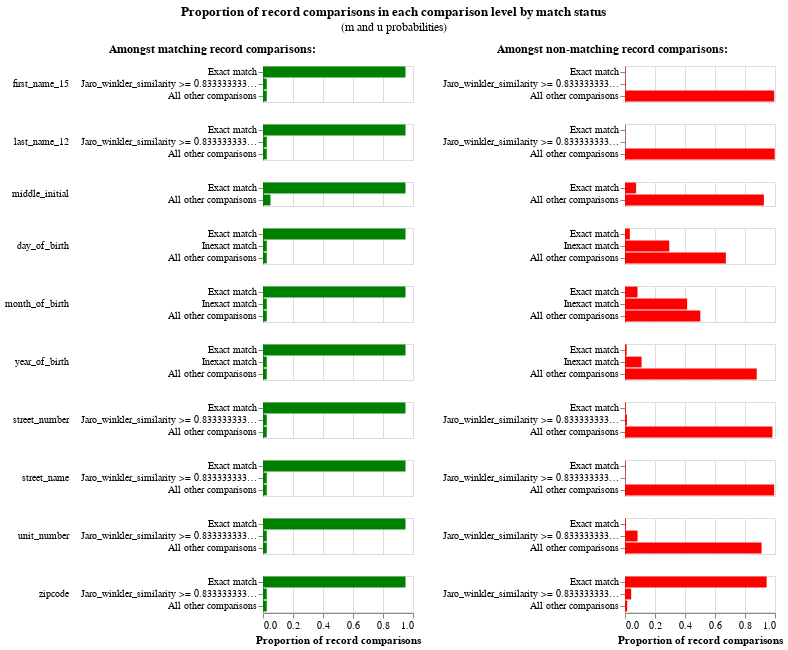

Notebook cell for this chart:
### Code cell
# Ignore the green bars on the left, these are the m probabilities that haven't been estimated yet
linker.m_u_parameters_chart()

### Figure 1 — Vega-Lite specification as saved in the notebook (floating-point values rounded to 4 significant figures)
{"config": {"view": {"continuousWidth": 300, "continuousHeight": 300, "discreteHeight": 300, "discreteWidth": 400}, "header": {"title": null}, "title": {"anchor": "middle", "offset": 10}}, "hconcat": [{"mark": "bar", "encoding": {"color": {"value": "green"}, "row": {"field": "comparison_name", "header": {"labelAlign": "left", "labelAnchor": "middle", "labelAngle": 0}, "sort": {"field": "comparison_sort_order"}, "type": "nominal"}, "tooltip": [{"field": "m_probability_description", "title": "m probability description", "type": "nominal"}, {"field": "comparison_name", "title": "Comparison column name", "type": "nominal"}, {"field": "label_for_charts", "title": "Label", "type": "ordinal"}, {"field": "sql_condition", "title": "SQL condition", "type": "nominal"}, {"field": "m_probability", "format": ".4p", "title": "m probability", "type": "quantitative"}, {"field": "u_probability", "format": ".4p", "title": "u probability", "type": "quantitative"}, {"field": "bayes_factor", "format": ",.4f", "title": "Bayes factor = m/u", "type": "quantitative"}, {"field": "log2_bayes_factor", "format": ",.4f", "title": "Match weight = log2(m/u)", "type": "quantitative"}], "x": {"axis": {"title": "Proportion of record comparisons"}, "field": "m_probability", "type": "quantitative"}, "y": {"axis": {"title": null}, "field": "label_for_charts", "sort": {"field": "comparison_vector_value", "order": "descending"}, "type": "nominal"}}, "height": {"step": 12}, "resolve": {"scale": {"y": "independent"}}, "title": {"text": "Amongst matching record comparisons:", "fontSize": 12, "fontWeight": "bold"}, "transform": [{"filter": "(datum.bayes_factor != 'no-op filter due to vega lite issue 4680')"}], "width": 150}, {"mark": "bar", "encoding": {"color": {"value": "red"}, "row": {"field": "comparison_name", "header": {"labels": false}, "sort": {"field": "comparison_sort_order"}, "type": "nominal"}, "tooltip": [{"field": "u_probability_description", "title": "u probability description", "type": "nominal"}, {"field": "comparison_name", "title": "Comparison column name", "type": "nominal"}, {"field": "label_for_charts", "title": "Label", "type": "ordinal"}, {"field": "sql_condition", "title": "SQL condition", "type": "nominal"}, {"field": "m_probability", "format": ".4p", "title": "m probability", "type": "quantitative"}, {"field": "u_probability", "format": ".4p", "title": "u probability", "type": "quantitative"}, {"field": "bayes_factor", "format": ",.4f", "title": "Bayes factor = m/u", "type": "quantitative"}, {"field": "log2_bayes_factor", "format": ",.4f", "title": "Match weight = log2(m/u)", "type": "quantitative"}], "x": {"axis": {"title": "Proportion of record comparisons"}, "field": "u_probability", "type": "quantitative"}, "y": {"axis": {"title": null}, "field": "label_for_charts", "sort": {"field": "comparison_vector_value", "order": "descending"}, "type": "nominal"}}, "height": {"step": 12}, "resolve": {"scale": {"y": "independent"}}, "title": {"text": "Amongst non-matching record comparisons:", "fontSize": 12, "fontWeight": "bold"}, "transform": [{"filter": "(datum.bayes_factor != 'no-op filter2 due to vega lite issue 4680')"}], "width": 150}], "data": {"name": "data-d90135ed71d1a40bd24690d704bee9b6"}, "title": {"text": "Proportion of record comparisons in each comparison level by match status", "subtitle": "(m and u probabilities)"}, "$schema": "https://vega.github.io/schema/vega-lite/v5.9.3.json", "datasets": {"data-d90135ed71d1a40bd24690d704bee9b6": [{"comparison_name": "first_name_15", "sql_condition": "\"first_name_15_l\" = \"first_name_15_r\"", "label_for_charts": "Exact match", "m_probability": 0.95, "u_probability": 0.001979, "m_probability_description": "Amongst matching record comparisons, 95.00% of records are in the exact match comparison level", "u_probability_description": "Amongst non-matching record comparisons, 0.20% of records are in the exact match comparison level", "has_tf_adjustments": false, "tf_adjustment_column": null, "tf_adjustment_weight": 1.0, "is_null_level": false, "bayes_factor": 480.0, "log2_bayes_factor": 8.907, "comparison_vector_value": 2, "max_comparison_vector_value": 2, "bayes_factor_description": "If comparison level is `exact match` then comparison is 479.96 times more likely to be a match", "probability_two_random_records_match": 1.423e-05, "comparison_sort_order": 0}, {"comparison_name": "first_name_15", "sql_condition": "jaro_winkler_similarity(\"first_name_15_l\", \"first_name_15_r\") >= 0.8333333333333334", "label_for_charts": "Jaro_winkler_similarity >= 0.8333333333333334", "m_probability": 0.025, "u_probability": 0.003417, "m_probability_description": "Amongst matching record comparisons, 2.50% of records are in the jaro_winkler_similarity >= 0.8333333333333334 comparison level", "u_probability_description": "Amongst non-matching record comparisons, 0.34% of records are in the jaro_winkler_similarity >= 0.8333333333333334 comparison level", "has_tf_adjustments": false, "tf_adjustment_column": null, "tf_adjustment_weight": 1.0, "is_null_level": false, "bayes_factor": 7.316, "log2_bayes_factor": 2.871, "comparison_vector_value": 1, "max_comparison_vector_value": 2, "bayes_factor_description": "If comparison level is `jaro_winkler_similarity >= 0.8333333333333334` then comparison is 7.32 times more likely to be a match", "probability_two_random_records_match": 1.423e-05, "comparison_sort_order": 0}, {"comparison_name": "first_name_15", "sql_condition": "ELSE", "label_for_charts": "All other comparisons", "m_probability": 0.025, "u_probability": 0.9946, "m_probability_description": "Amongst matching record comparisons, 2.50% of records are in the all other comparisons comparison level", "u_probability_description": "Amongst non-matching record comparisons, 99.46% of records are in the all other comparisons comparison level", "has_tf_adjustments": false, "tf_adjustment_column": null, "tf_adjustment_weight": 1.0, "is_null_level": false, "bayes_factor": 0.02514, "log2_bayes_factor": -5.314, "comparison_vector_value": 0, "max_comparison_vector_value": 2, "bayes_factor_description": "If comparison level is `all other comparisons` then comparison is  39.78 times less likely to be a match", "probability_two_random_records_match": 1.423e-05, "comparison_sort_order": 0}, {"comparison_name": "last_name_12", "sql_condition": "\"last_name_12_l\" = \"last_name_12_r\"", "label_for_charts": "Exact match", "m_probability": 0.95, "u_probability": 0.0007093, "m_probability_description": "Amongst matching record comparisons, 95.00% of records are in the exact match comparison level", "u_probability_description": "Amongst non-matching record comparisons, 0.07% of records are in the exact match comparison level", "has_tf_adjustments": false, "tf_adjustment_column": null, "tf_adjustment_weight": 1.0, "is_null_level": false, "bayes_factor": 1339.0, "log2_bayes_factor": 10.39, "comparison_vector_value": 2, "max_comparison_vector_value": 2, "bayes_factor_description": "If comparison level is `exact match` then comparison is 1,339.30 times more likely to be a match", "probability_two_random_records_match": 1.423e-05, "comparison_sort_order": 1}, {"comparison_name": "last_name_12", "sql_condition": "jaro_winkler_similarity(\"last_name_12_l\", \"last_name_12_r\") >= 0.8333333333333334", "label_for_charts": "Jaro_winkler_similarity >= 0.8333333333333334", "m_probability": 0.025, "u_probability": 0.00133, "m_probability_description": "Amongst matching record comparisons, 2.50% of records are in the jaro_winkler_similarity >= 0.8333333333333334 comparison level", "u_probability_description": "Amongst non-matching record comparisons, 0.13% of records are in the jaro_winkler_similarity >= 0.8333333333333334 comparison level", "has_tf_adjustments": false, "tf_adjustment_column": null, "tf_adjustment_weight": 1.0, "is_null_level": false, "bayes_factor": 18.8, "log2_bayes_factor": 4.232, "comparison_vector_value": 1, "max_comparison_vector_value": 2, "bayes_factor_description": "If comparison level is `jaro_winkler_similarity >= 0.8333333333333334` then comparison is 18.80 times more likely to be a match", "probability_two_random_records_match": 1.423e-05, "comparison_sort_order": 1}, {"comparison_name": "last_name_12", "sql_condition": "ELSE", "label_for_charts": "All other comparisons", "m_probability": 0.025, "u_probability": 0.998, "m_probability_description": "Amongst matching record comparisons, 2.50% of records are in the all other comparisons comparison level", "u_probability_description": "Amongst non-matching record comparisons, 99.80% of records are in the all other comparisons comparison level", "has_tf_adjustments": false, "tf_adjustment_column": null, "tf_adjustment_weight": 1.0, "is_null_level": false, "bayes_factor": 0.02505, "log2_bayes_factor": -5.319, "comparison_vector_value": 0, "max_comparison_vector_value": 2, "bayes_factor_description": "If comparison level is `all other comparisons` then comparison is  39.92 times less likely to be a match", "probability_two_random_records_match": 1.423e-05, "comparison_sort_order": 1}, {"comparison_name": "middle_initial", "sql_condition": "\"middle_initial_l\" = \"middle_initial_r\"", "label_for_charts": "Exact match", "m_probability": 0.95, "u_probability": 0.07411, "m_probability_description": "Amongst matching record comparisons, 95.00% of records are in the exact match comparison level", "u_probability_description": "Amongst non-matching record comparisons, 7.41% of records are in the exact match comparison level", "has_tf_adjustments": false, "tf_adjustment_column": null, "tf_adjustment_weight": 1.0, "is_null_level": false, "bayes_factor": 12.82, "log2_bayes_factor": 3.68, "comparison_vector_value": 1, "max_comparison_vector_value": 1, "bayes_factor_description": "If comparison level is `exact match` then comparison is 12.82 times more likely to be a match", "probability_two_random_records_match": 1.423e-05, "comparison_sort_order": 2}, {"comparison_name": "middle_initial", "sql_condition": "ELSE", "label_for_charts": "All other comparisons", "m_probability": 0.05, "u_probability": 0.9259, "m_probability_description": "Amongst matching record comparisons, 5.00% of records are in the all other comparisons comparison level", "u_probability_description": "Amongst non-matching record comparisons, 92.59% of records are in the all other comparisons comparison level", "has_tf_adjustments": false, "tf_adjustment_column": null, "tf_adjustment_weight": 1.0, "is_null_level": false, "bayes_factor": 0.054, "log2_bayes_factor": -4.211, "comparison_vector_value": 0, "max_comparison_vector_value": 1, "bayes_factor_description": "If comparison level is `all other comparisons` then comparison is  18.52 times less likely to be a match", "probability_two_random_records_match": 1.423e-05, "comparison_sort_order": 2}, {"comparison_name": "day_of_birth", "sql_condition": "\"day_of_birth_l\" = \"day_of_birth_r\"", "label_for_charts": "Exact match", "m_probability": 0.95, "u_probability": 0.03243, "m_probability_description": "Amongst matching record comparisons, 95.00% of records are in the exact match comparison level", "u_probability_description": "Amongst non-matching record comparisons, 3.24% of records are in the exact match comparison level", "has_tf_adjustments": false, "tf_adjustment_column": null, "tf_adjustment_weight": 1.0, "is_null_level": false, "bayes_factor": 29.29, "log2_bayes_factor": 4.873, "comparison_vector_value": 2, "max_comparison_vector_value": 2, "bayes_factor_description": "If comparison level is `exact match` then comparison is 29.29 times more likely to be a match", "probability_two_random_records_match": 1.423e-05, "comparison_sort_order": 3}, {"comparison_name": "day_of_birth", "sql_condition": "abs(day_of_birth_l - day_of_birth_r) <= 5", "label_for_charts": "Inexact match", "m_probability": 0.025, "u_probability": 0.2952, "m_probability_description": "Amongst matching record comparisons, 2.50% of records are in the inexact match comparison level", "u_probability_description": "Amongst non-matching record comparisons, 29.52% of records are in the inexact match comparison level", "has_tf_adjustments": false, "tf_adjustment_column": null, "tf_adjustment_weight": 1.0, "is_null_level": false, "bayes_factor": 0.0847, "log2_bayes_factor": -3.562, "comparison_vector_value": 1, "max_comparison_vector_value": 2, "bayes_factor_description": "If comparison level is `inexact match` then comparison is  11.81 times less likely to be a match", "probability_two_random_records_match": 1.423e-05, "comparison_sort_order": 3}, {"comparison_name": "day_of_birth", "sql_condition": "ELSE", "label_for_charts": "All other comparisons", "m_probability": 0.025, "u_probability": 0.6724, "m_probability_description": "Amongst matching record comparisons, 2.50% of records are in the all other comparisons comparison level", "u_probability_description": "Amongst non-matching record comparisons, 67.24% of records are in the all other comparisons comparison level", "has_tf_adjustments": false, "tf_adjustment_column": null, "tf_adjustment_weight": 1.0, "is_null_level": false, "bayes_factor": 0.03718, "log2_bayes_factor": -4.749, "comparison_vector_value": 0, "max_comparison_vector_value": 2, "bayes_factor_description": "If comparison level is `all other comparisons` then comparison is  26.90 times less likely to be a match", "probability_two_random_records_match": 1.423e-05, "comparison_sort_order": 3}, {"comparison_name": "month_of_birth", "sql_condition": "\"month_of_birth_l\" = \"month_of_birth_r\"", "label_for_charts": "Exact match", "m_probability": 0.95, "u_probability": 0.08355, "m_probability_description": "Amongst matching record comparisons, 95.00% of records are in the exact match comparison level", "u_probability_description": "Amongst non-matching record comparisons, 8.36% of records are in the exact match comparison level", "has_tf_adjustments": false, "tf_adjustment_column": null, "tf_adjustment_weight": 1.0, "is_null_level": false, "bayes_factor": 11.37, "log2_bayes_factor": 3.507, "comparison_vector_value": 2, "max_comparison_vector_value": 2, "bayes_factor_description": "If comparison level is `exact match` then comparison is 11.37 times more likely to be a match", "probability_two_random_records_match": 1.423e-05, "comparison_sort_order": 4}, {"comparison_name": "month_of_birth", "sql_condition": "abs(month_of_birth_l - month_of_birth_r) <= 3", "label_for_charts": "Inexact match", "m_probability": 0.025, "u_probability": 0.4143, "m_probability_description": "Amongst matching record comparisons, 2.50% of records are in the inexact match comparison level", "u_probability_description": "Amongst non-matching record comparisons, 41.43% of records are in the inexact match comparison level", "has_tf_adjustments": false, "tf_adjustment_column": null, "tf_adjustment_weight": 1.0, "is_null_level": false, "bayes_factor": 0.06034, "log2_bayes_factor": -4.051, "comparison_vector_value": 1, "max_comparison_vector_value": 2, "bayes_factor_description": "If comparison level is `inexact match` then comparison is  16.57 times less likely to be a match", "probability_two_random_records_match": 1.423e-05, "comparison_sort_order": 4}, {"comparison_name": "month_of_birth", "sql_condition": "ELSE", "label_for_charts": "All other comparisons", "m_probability": 0.025, "u_probability": 0.5021, "m_probability_description": "Amongst matching record comparisons, 2.50% of records are in the all other comparisons comparison level", "u_probability_description": "Amongst non-matching record comparisons, 50.21% of records are in the all other comparisons comparison level", "has_tf_adjustments": false, "tf_adjustment_column": null, "tf_adjustment_weight": 1.0, "is_null_level": false, "bayes_factor": 0.04979, "log2_bayes_factor": -4.328, "comparison_vector_value": 0, "max_comparison_vector_value": 2, "bayes_factor_description": "If comparison level is `all other comparisons` then comparison is  20.09 times less likely to be a match", "probability_two_random_records_match": 1.423e-05, "comparison_sort_order": 4}, {"comparison_name": "year_of_birth", "sql_condition": "\"year_of_birth_l\" = \"year_of_birth_r\"", "label_for_charts": "Exact match", "m_probability": 0.95, "u_probability": 0.01113, "m_probability_description": "Amongst matching record comparisons, 95.00% of records are in the exact match comparison level", "u_probability_description": "Amongst non-matching record comparisons, 1.11% of records are in the exact match comparison level", "has_tf_adjustments": false, "tf_adjustment_column": null, "tf_adjustment_weight": 1.0, "is_null_level": false, "bayes_factor": 85.39, "log2_bayes_factor": 6.416, "comparison_vector_value": 2, "max_comparison_vector_value": 2, "bayes_factor_description": "If comparison level is `exact match` then comparison is 85.39 times more likely to be a match", "probability_two_random_records_match": 1.423e-05, "comparison_sort_order": 5}, {"comparison_name": "year_of_birth", "sql_condition": "abs(year_of_birth_l - year_of_birth_r) <= 5", "label_for_charts": "Inexact match", "m_probability": 0.025, "u_probability": 0.1105, "m_probability_description": "Amongst matching record comparisons, 2.50% of records are in the inexact match comparison level", "u_probability_description": "Amongst non-matching record comparisons, 11.05% of records are in the inexact match comparison level", "has_tf_adjustments": false, "tf_adjustment_column": null, "tf_adjustment_weight": 1.0, "is_null_level": false, "bayes_factor": 0.2262, "log2_bayes_factor": -2.145, "comparison_vector_value": 1, "max_comparison_vector_value": 2, "bayes_factor_description": "If comparison level is `inexact match` then comparison is  4.42 times less likely to be a match", "probability_two_random_records_match": 1.423e-05, "comparison_sort_order": 5}, {"comparison_name": "year_of_birth", "sql_condition": "ELSE", "label_for_charts": "All other comparisons", "m_probability": 0.025, "u_probability": 0.8783, "m_probability_description": "Amongst matching record comparisons, 2.50% of records are in the all other comparisons comparison level", "u_probability_description": "Amongst non-matching record comparisons, 87.83% of records are in the all other comparisons comparison level", "has_tf_adjustments": false, "tf_adjustment_column": null, "tf_adjustment_weight": 1.0, "is_null_level": false, "bayes_factor": 0.02846, "log2_bayes_factor": -5.135, "comparison_vector_value": 0, "max_comparison_vector_value": 2, "bayes_factor_description": "If comparison level is `all other comparisons` then comparison is  35.13 times less likely to be a match", "probability_two_random_records_match": 1.423e-05, "comparison_sort_order": 5}, {"comparison_name": "street_number", "sql_condition": "\"street_number_l\" = \"street_number_r\"", "label_for_charts": "Exact match", "m_probability": 0.95, "u_probability": 0.004644, "m_probability_description": "Amongst matching record comparisons, 95.00% of records are in the exact match comparison level", "u_probability_description": "Amongst non-matching record comparisons, 0.46% of records are in the exact match comparison level", "has_tf_adjustments": false, "tf_adjustment_column": null, "tf_adjustment_weight": 1.0, "is_null_level": false, "bayes_factor": 204.6, "log2_bayes_factor": 7.676, "comparison_vector_value": 2, "max_comparison_vector_value": 2, "bayes_factor_description": "If comparison level is `exact match` then comparison is 204.58 times more likely to be a match", "probability_two_random_records_match": 1.423e-05, "comparison_sort_order": 6}, {"comparison_name": "street_number", "sql_condition": "jaro_winkler_similarity(\"street_number_l\", \"street_number_r\") >= 0.8333333333333334", "label_for_charts": "Jaro_winkler_similarity >= 0.8333333333333334", "m_probability": 0.025, "u_probability": 0.01271, "m_probability_description": "Amongst matching record comparisons, 2.50% of records are in the jaro_winkler_similarity >= 0.8333333333333334 comparison level", "u_probability_description": "Amongst non-matching record comparisons, 1.27% of records are in the jaro_winkler_similarity >= 0.8333333333333334 comparison level", "has_tf_adjustments": false, "tf_adjustment_column": null, "tf_adjustment_weight": 1.0, "is_null_level": false, "bayes_factor": 1.967, "log2_bayes_factor": 0.9761, "comparison_vector_value": 1, "max_comparison_vector_value": 2, "bayes_factor_description": "If comparison level is `jaro_winkler_similarity >= 0.8333333333333334` then comparison is 1.97 times more likely to be a match", "probability_two_random_records_match": 1.423e-05, "comparison_sort_order": 6}, {"comparison_name": "street_number", "sql_condition": "ELSE", "label_for_charts": "All other comparisons", "m_probability": 0.025, "u_probability": 0.9826, "m_probability_description": "Amongst matching record comparisons, 2.50% of records are in the all other comparisons comparison level", "u_probability_description": "Amongst non-matching record comparisons, 98.26% of records are in the all other comparisons comparison level", "has_tf_adjustments": false, "tf_adjustment_column": null, "tf_adjustment_weight": 1.0, "is_null_level": false, "bayes_factor": 0.02544, "log2_bayes_factor": -5.297, "comparison_vector_value": 0, "max_comparison_vector_value": 2, "bayes_factor_description": "If comparison level is `all other comparisons` then comparison is  39.31 times less likely to be a match", "probability_two_random_records_match": 1.423e-05, "comparison_sort_order": 6}, {"comparison_name": "street_name", "sql_condition": "\"street_name_l\" = \"street_name_r\"", "label_for_charts": "Exact match", "m_probability": 0.95, "u_probability": 0.003691, "m_probability_description": "Amongst matching record comparisons, 95.00% of records are in the exact match comparison level", "u_probability_description": "Amongst non-matching record comparisons, 0.37% of records are in the exact match comparison level", "has_tf_adjustments": false, "tf_adjustment_column": null, "tf_adjustment_weight": 1.0, "is_null_level": false, "bayes_factor": 257.4, "log2_bayes_factor": 8.008, "comparison_vector_value": 2, "max_comparison_vector_value": 2, "bayes_factor_description": "If comparison level is `exact match` then comparison is 257.39 times more likely to be a match", "probability_two_random_records_match": 1.423e-05, "comparison_sort_order": 7}, {"comparison_name": "street_name", "sql_condition": "jaro_winkler_similarity(\"street_name_l\", \"street_name_r\") >= 0.8333333333333334", "label_for_charts": "Jaro_winkler_similarity >= 0.8333333333333334", "m_probability": 0.025, "u_probability": 0.001884, "m_probability_description": "Amongst matching record comparisons, 2.50% of records are in the jaro_winkler_similarity >= 0.8333333333333334 comparison level", "u_probability_description": "Amongst non-matching record comparisons, 0.19% of records are in the jaro_winkler_similarity >= 0.8333333333333334 comparison level", "has_tf_adjustments": false, "tf_adjustment_column": null, "tf_adjustment_weight": 1.0, "is_null_level": false, "bayes_factor": 13.27, "log2_bayes_factor": 3.73, "comparison_vector_value": 1, "max_comparison_vector_value": 2, "bayes_factor_description": "If comparison level is `jaro_winkler_similarity >= 0.8333333333333334` then comparison is 13.27 times more likely to be a match", "probability_two_random_records_match": 1.423e-05, "comparison_sort_order": 7}, {"comparison_name": "street_name", "sql_condition": "ELSE", "label_for_charts": "All other comparisons", "m_probability": 0.025, "u_probability": 0.9944, "m_probability_description": "Amongst matching record comparisons, 2.50% of records are in the all other comparisons comparison level", "u_probability_description": "Amongst non-matching record comparisons, 99.44% of records are in the all other comparisons comparison level", "has_tf_adjustments": false, "tf_adjustment_column": null, "tf_adjustment_weight": 1.0, "is_null_level": false, "bayes_factor": 0.02514, "log2_bayes_factor": -5.314, "comparison_vector_value": 0, "max_comparison_vector_value": 2, "bayes_factor_description": "If comparison level is `all other comparisons` then comparison is  39.78 times less likely to be a match", "probability_two_random_records_match": 1.423e-05, "comparison_sort_order": 7}, {"comparison_name": "unit_number", "sql_condition": "\"unit_number_l\" = \"unit_number_r\"", "label_for_charts": "Exact match", "m_probability": 0.95, "u_probability": 0.005427, "m_probability_description": "Amongst matching record comparisons, 95.00% of records are in the exact match comparison level", "u_probability_description": "Amongst non-matching record comparisons, 0.54% of records are in the exact match comparison level", "has_tf_adjustments": false, "tf_adjustment_column": null, "tf_adjustment_weight": 1.0, "is_null_level": false, "bayes_factor": 175.0, "log2_bayes_factor": 7.452, "comparison_vector_value": 2, "max_comparison_vector_value": 2, "bayes_factor_description": "If comparison level is `exact match` then comparison is 175.05 times more likely to be a match", "probability_two_random_records_match": 1.423e-05, "comparison_sort_order": 8}, {"comparison_name": "unit_number", "sql_condition": "jaro_winkler_similarity(\"unit_number_l\", \"unit_number_r\") >= 0.8333333333333334", "label_for_charts": "Jaro_winkler_similarity >= 0.8333333333333334", "m_probability": 0.025, "u_probability": 0.08399, "m_probability_description": "Amongst matching record comparisons, 2.50% of records are in the jaro_winkler_similarity >= 0.8333333333333334 comparison level", "u_probability_description": "Amongst non-matching record comparisons, 8.40% of records are in the jaro_winkler_similarity >= 0.8333333333333334 comparison level", "has_tf_adjustments": false, "tf_adjustment_column": null, "tf_adjustment_weight": 1.0, "is_null_level": false, "bayes_factor": 0.2976, "log2_bayes_factor": -1.748, "comparison_vector_value": 1, "max_comparison_vector_value": 2, "bayes_factor_description": "If comparison level is `jaro_winkler_similarity >= 0.8333333333333334` then comparison is  3.36 times less likely to be a match", "probability_two_random_records_match": 1.423e-05, "comparison_sort_order": 8}, {"comparison_name": "unit_number", "sql_condition": "ELSE", "label_for_charts": "All other comparisons", "m_probability": 0.025, "u_probability": 0.9106, "m_probability_description": "Amongst matching record comparisons, 2.50% of records are in the all other comparisons comparison level", "u_probability_description": "Amongst non-matching record comparisons, 91.06% of records are in the all other comparisons comparison level", "has_tf_adjustments": false, "tf_adjustment_column": null, "tf_adjustment_weight": 1.0, "is_null_level": false, "bayes_factor": 0.02746, "log2_bayes_factor": -5.187, "comparison_vector_value": 0, "max_comparison_vector_value": 2, "bayes_factor_description": "If comparison level is `all other comparisons` then comparison is  36.42 times less likely to be a match", "probability_two_random_records_match": 1.423e-05, "comparison_sort_order": 8}, {"comparison_name": "zipcode", "sql_condition": "\"zipcode_l\" = \"zipcode_r\"", "label_for_charts": "Exact match", "m_probability": 0.95, "u_probability": 0.9442, "m_probability_description": "Amongst matching record comparisons, 95.00% of records are in the exact match comparison level", "u_probability_description": "Amongst non-matching record comparisons, 94.42% of records are in the exact match comparison level", "has_tf_adjustments": false, "tf_adjustment_column": null, "tf_adjustment_weight": 1.0, "is_null_level": false, "bayes_factor": 1.006, "log2_bayes_factor": 0.008898, "comparison_vector_value": 2, "max_comparison_vector_value": 2, "bayes_factor_description": "If comparison level is `exact match` then comparison is 1.01 times more likely to be a match", "probability_two_random_records_match": 1.423e-05, "comparison_sort_order": 9}, {"comparison_name": "zipcode", "sql_condition": "jaro_winkler_similarity(\"zipcode_l\", \"zipcode_r\") >= 0.8333333333333334", "label_for_charts": "Jaro_winkler_similarity >= 0.8333333333333334", "m_probability": 0.025, "u_probability": 0.04114, "m_probability_description": "Amongst matching record comparisons, 2.50% of records are in the jaro_winkler_similarity >= 0.8333333333333334 comparison level", "u_probability_description": "Amongst non-matching record comparisons, 4.11% of records are in the jaro_winkler_similarity >= 0.8333333333333334 comparison level", "has_tf_adjustments": false, "tf_adjustment_column": null, "tf_adjustment_weight": 1.0, "is_null_level": false, "bayes_factor": 0.6077, "log2_bayes_factor": -0.7185, "comparison_vector_value": 1, "max_comparison_vector_value": 2, "bayes_factor_description": "If comparison level is `jaro_winkler_similarity >= 0.8333333333333334` then comparison is  1.65 times less likely to be a match", "probability_two_random_records_match": 1.423e-05, "comparison_sort_order": 9}, {"comparison_name": "zipcode", "sql_condition": "ELSE", "label_for_charts": "All other comparisons", "m_probability": 0.025, "u_probability": 0.0147, "m_probability_description": "Amongst matching record comparisons, 2.50% of records are in the all other comparisons comparison level", "u_probability_description": "Amongst non-matching record comparisons, 1.47% of records are in the all other comparisons comparison level", "has_tf_adjustments": false, "tf_adjustment_column": null, "tf_adjustment_weight": 1.0, "is_null_level": false, "bayes_factor": 1.7, "log2_bayes_factor": 0.7657, "comparison_vector_value": 0, "max_comparison_vector_value": 2, "bayes_factor_description": "If comparison level is `all other comparisons` then comparison is 1.70 times more likely to be a match", "probability_two_random_records_match": 1.423e-05, "comparison_sort_order": 9}]}}
